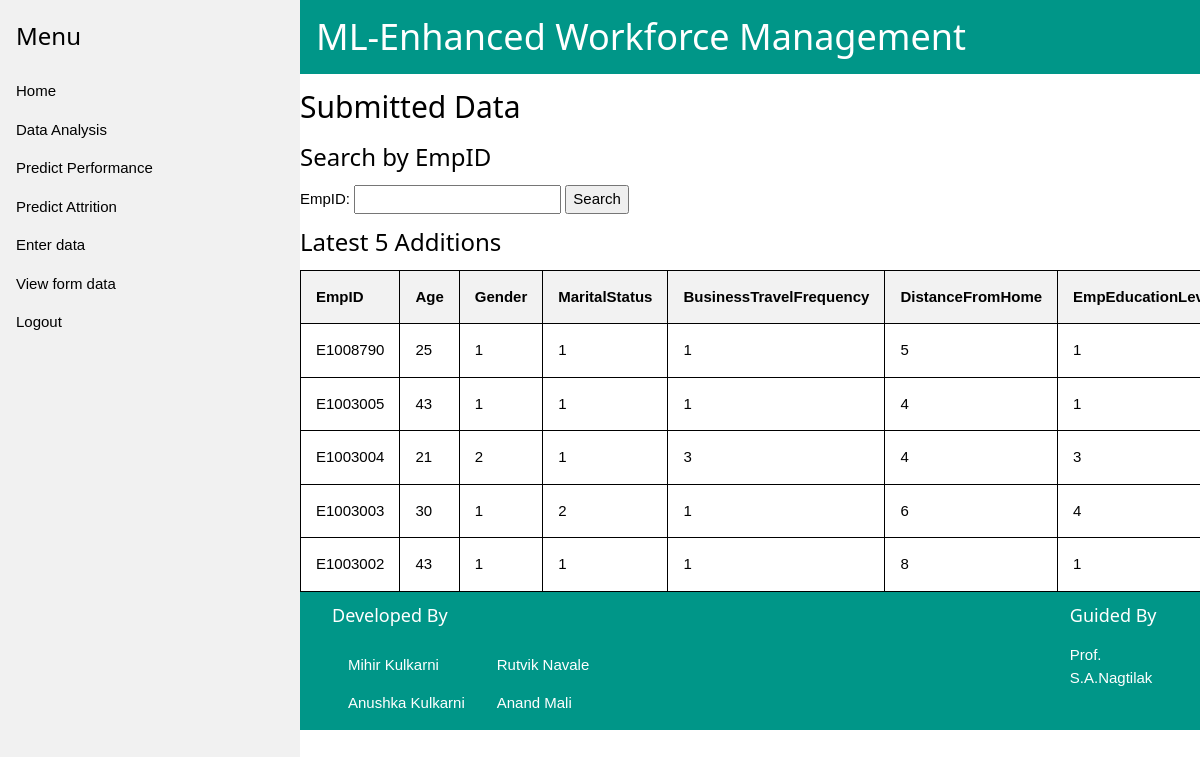
The page /show_data on the database its author committed.
### tables this page shows
CREATE TABLE employee_data
                         (EmpID VARCHAR(10), 
                          Age INTEGER, 
                          Gender INTEGER, 
                          MaritalStatus INTEGER, 
                          BusinessTravelFrequency INTEGER, 
                          DistanceFromHome INTEGER, 
                          EmpEducationLevel INTEGER, 
                          EmpEnvironmentSatisfaction INTEGER, 
                          EmpHourlyRate INTEGER, 
                          EmpJobInvolvement INTEGER, 
                          EmpJobLevel INTEGER, 
                          EmpJobSatisfaction INTEGER, 
                          NumCompaniesWorked INTEGER, 
                          OverTime INTEGER, 
                          EmpLastSalaryHikePercent INTEGER, 
                          EmpRelationshipSatisfaction INTEGER, 
                          TotalWorkExperienceInYears INTEGER, 
                          TrainingTimesLastYear INTEGER, 
                          EmpWorkLifeBalance INTEGER, 
                          ExperienceYearsAtThisCompany INTEGER, 
                          ExperienceYearsInCurrentRole INTEGER, 
                          YearsWithCurrManager INTEGER, 
                          Attrition INTEGER, 
                          PerformanceRating INTEGER, 
                          square_YearsSinceLastPromotion FLOAT);

### mySite.py (the view)
@app.route('/show_data', methods=['GET', 'POST'])
def show_data():
    search_result = None
    latest_rows = None
    error = None
    try:
        conn = sqlite3.connect('data.db')
        c = conn.cursor()
        if request.method == 'POST':
            emp_id = request.form.get('emp_id')
            c.execute("SELECT * FROM employee_data WHERE EmpID = ?", (emp_id,))
            search_result = c.fetchone()
        c.execute("SELECT * FROM employee_data ORDER BY rowid DESC LIMIT 5")
        latest_rows = c.fetchall()
        column_names = [description[0] for description in c.description]
        conn.close()
    except Exception as e:
        print(f"An error occurred: {e}")
        error = f"An error occurred: {e}"
    return render_template('show_data.html',
                           search_result=search_result,
                           latest_rows=latest_rows,
                           column_names=column_names,
                           error=error)

### mySite.py (called while the page is built)
@app.after_request
def add_header(response):
	response.headers['Cache-Control'] = 'no-store, no-cache, must-revalidate, post-check=0, pre-check=0, max-age=0'
	response.headers['Pragma'] = 'no-cache'
	response.headers['Expires'] = '-1'
	return response

### templates/show_data.html (shortened to what this page needs)
{% extends "userlayout.html" %}
{% block content %}
        <h2>Submitted Data</h2>
        <h3>Search by EmpID</h3>
        <form method="POST" action="/show_data">
            <label for="emp_id">EmpID:</label>
            <input type="text" id="emp_id" name="emp_id" required>
            <input type="submit" value="Search">
        </form>
        <h3>Latest 5 Additions</h3>
        <div class="table-container">
            <table>
                <thead>
                    <tr>
                        {% for column in column_names %}
                            <th>{{ column }}</th>
                        {% endfor %}
                    </tr>
                </thead>
                <tbody>
                    {% for row in latest_rows %}
                        <tr>
                            {% for item in row %}
                                <td>{{ item }}</td>
                            {% endfor %}
                        </tr>
                    {% endfor %}
                </tbody>
            </table>
        </div>
{% endblock %}

### templates/userlayout.html (shortened to what this page needs)
<!DOCTYPE html>
<html>
<link rel="stylesheet" href="{{ url_for('static', filename='css/w3.css') }}">
<body data-load="1723728383">
<div class="w3-sidebar w3-light-grey w3-bar-block" style="width:25%">
  <h3 class="w3-bar-item">Menu</h3>
  <a href="home" class="w3-bar-item w3-button">Home</a>
  <a href="eda" class="w3-bar-item w3-button">Data Analysis</a>
  <a href="performance" class="w3-bar-item w3-button">Predict Performance</a>
  <a href="attrition" class="w3-bar-item w3-button">Predict Attrition</a>
  <a href="submit" class="w3-bar-item w3-button">Enter data</a>
  <a href="show_data" class="w3-bar-item w3-button">View form data</a>
  <a href="login" class="w3-bar-item w3-button">Logout</a>
</div>
<div style="margin-left:25%">
<div class="w3-container w3-teal">
  <h1>ML-Enhanced Workforce Management</h1>
</div>
{% block content %}
{% endblock %}
<div class="w3-container w3-teal">
  <div class="w3-container w3-cell w3-mobile" style="width:85%">
    <h5>Developed By</h5>
    <div class="w3-container w3-cell">
      <p>Mihir Kulkarni</p>
      <p>Anushka Kulkarni</p>
    </div>
    <div class="w3-container w3-cell">
      <p>Rutvik Navale</p>
      <p>Anand Mali</p>
    </div>
  </div>
  <div class="w3-container w3-cell w3-mobile">
    <h5>Guided By</h5>
    <p>Prof. S.A.Nagtilak</p>
  </div>
  </div>
</div>
</body>
</html>

### static/css/w3.css (style rules this page uses)
*,*:before,*:after { box-sizing:inherit }
html { -ms-text-size-adjust:100%;-webkit-text-size-adjust:100% }
body { margin:0 }
a { background-color:transparent }
button,input,select,textarea,optgroup { font:inherit;margin:0 }
button,input { overflow:visible }
button,[type=button],[type=reset],[type=submit] { -webkit-appearance:button }
html,body { font-family:Verdana,sans-serif;font-size:15px;line-height:1.5 }
html { overflow-x:hidden }
h1 { font-size:36px }
h2 { font-size:30px }
h3 { font-size:24px }
h5 { font-size:18px }
h1,h2,h3,h4,h5,h6 { font-family:"Segoe UI",Arial,sans-serif;font-weight:400;margin:10px 0 }
a { color:inherit }
.w3-btn,.w3-button { border:none;display:inline-block;padding:8px 16px;vertical-align:middle;overflow:hidden;text-decoration:none;color:inherit;background-color:inherit;text-align:center;cursor:pointer;white-space:nowrap }
.w3-btn,.w3-button { -webkit-touch-callout:none;-webkit-user-select:none;-khtml-user-select:none;-moz-user-select:none;-ms-user-select:none;user-select:none }
.w3-sidebar { height:100%;width:200px;background-color:#fff;position:fixed!important;z-index:1;overflow:auto }
.w3-bar-block .w3-bar-item { width:100%;display:block;padding:8px 16px;text-align:left;border:none;white-space:normal;float:none;outline:0 }
.w3-container:after,.w3-container:before,.w3-panel:after,.w3-panel:before,.w3-row:after,.w3-row:before,.w3-row-padding:after,.w3-row-padding:before, .w3-cell-row:before,.w3-cell-row:after,.w3-clear:after,.w3-clear:before,.w3-bar:before,.w3-bar:after { content:"";display:table;clear:both }
.w3-cell { display:table-cell }
.w3-container,.w3-panel { padding:0.01em 16px }
.w3-teal,.w3-hover-teal:hover { color:#fff!important;background-color:#009688!important }
.w3-light-grey,.w3-hover-light-grey:hover,.w3-light-gray,.w3-hover-light-gray:hover { color:#000!important;background-color:#f1f1f1!important }

### templates/show_data.html (style rules this page uses)
body { font-family: Arial, sans-serif; }
table { width: 100%; border-collapse: collapse; }
table, th, td { border: 1px solid black; }
th, td { padding: 15px; text-align: left; }
th { background-color: #f2f2f2; }
.table-container { overflow: auto; max-height: 400px; max-width: 100%; }

### rows shown on the page
employee_data: EmpID "E1008790", row "25" "1" "1" "1" "5" "1"
employee_data: EmpID "E1003005", row "43" "1" "1" "1" "4" "1"
employee_data: EmpID "E1003004", row "21" "2" "1" "3" "4" "3"
employee_data: EmpID "E1003003", row "30" "1" "2" "1" "6" "4"
employee_data: EmpID "E1003002", row "43" "1" "1" "1" "8" "1"

### other values the page prints
{{ column }} "EmpID" "Age" "Gender" "MaritalStatus" "BusinessTravelFrequency" "DistanceFromHome"
